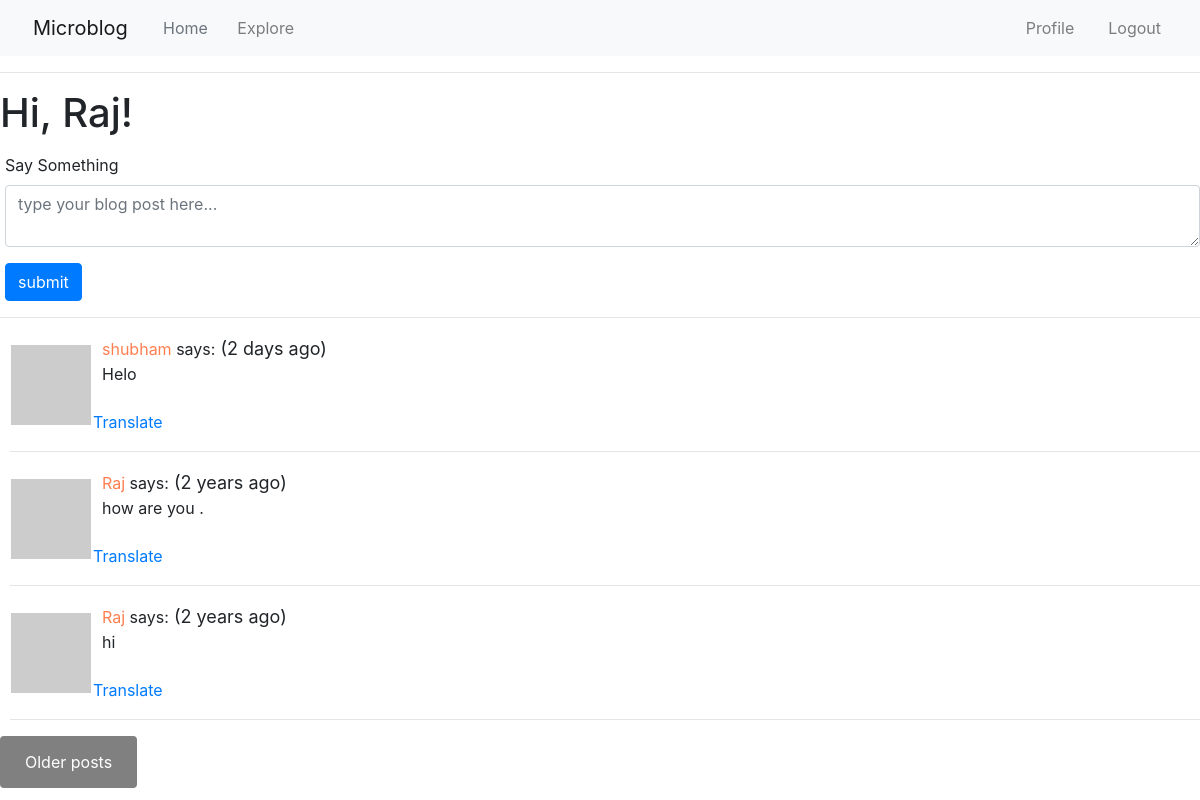
The app's page /index (signed in) with its own data.
### app/models.py (models this page shows, shortened)
class User(UserMixin, db.Model):
    id=db.Column(db.Integer, primary_key=True)
    username=db.Column(db.String(64), index=True, unique=True)
    email=db.Column(db.String(120), index=True, unique=True)
    password_hash=db.Column(db.String(128))
    posts=db.relationship('Post', backref='author', lazy='dynamic')
    about_me=db.Column(db.String(140))
    last_seen=db.Column(db.DateTime,default=datetime.utcnow)
    followed=db.relationship(
        'User',secondary=followers,
        primaryjoin=(followers.c.follower_id == id),
        secondaryjoin=(followers.c.followed_id == id),
        backref=db.backref('followers',lazy='dynamic'),lazy='dynamic')
    def avatar(self,size):
        digest = md5(self.email.lower().encode('utf-8')).hexdigest()
        return 'https://www.gravatar.com/avatar/{}?d=identicon&s={}'.format(digest,size)
    def followed_posts(self):
        followed = Post.query.join(
            followers, (followers.c.followed_id == Post.user_id)).filter(
                followers.c.follower_id == self.id)
        own = Post.query.filter_by(user_id=self.id)
        return followed.union(own).order_by(Post.timestamp.desc())

class Post(db.Model):
    id=db.Column(db.Integer, primary_key=True)
    body=db.Column(db.String(140))
    timestamp=db.Column(db.DateTime, index=True, default=datetime.utcnow)
    language = db.Column(db.String(5))
    user_id = db.Column(db.Integer, db.ForeignKey('user.id'))

### app/routes.py (the view, shortened to what this page needs)
@app.route('/',methods=['GET', 'POST'])
@app.route('/index',methods=['POST','GET'])
@login_required
def index():
    form=PostForm()
    page = request.args.get('page', 1, type=int)
    posts=current_user.followed_posts().paginate(
        page,app.config['POSTS_PER_PAGE'],False)
    next_url = url_for('index', page=posts.next_num) \
        if posts.has_next else None
    prev_url = url_for('index', page=posts.prev_num) \
        if posts.has_prev else None
    return render_template('index.html', title='Home', form=form,
                           posts=posts.items, next_url=next_url,prev_url=prev_url )

### app/forms.py
class PostForm(FlaskForm):
    post = TextAreaField(_l('Say Something'), validators=[
        DataRequired(), Length(min=1, max=140)])
    submit = SubmitField(_l('Submit'))

### app/models.py (called while the page is built)
@login.user_loader
def load_user(id):
    return User.query.get(int(id))

### app/routes.py (called while the page is built)
@app.before_request
def before_request():
    if current_user.is_authenticated:
        current_user.last_seen = datetime.utcnow()
        db.session.commit()
    g.locale = str(get_locale())

### app/templates/index.html (shortened to what this page needs)
{% import 'bootstrap/wtf.html' as wtf %}
{% extends "base.html" %}
{% block app_content %}
    <h1>{{ _('Hi, %(username)s!', username=current_user.username) }}</h1>
    {% if form %}
    <form action="" method="POST" style="padding-left: 5px;">
        <p style="padding-left:0px;">
         {{wtf.form_field(form.post, placeholder='type your blog post here...')}}
        </p>
        <input type="submit" value="submit" class="btn btn-primary">
        </form>
    {% endif %}
    <hr>
    <div style="padding-left: 10px;">
    {% for post in posts %}
        {% include '_post.html' %}
        <hr>
    {% endfor %}
    </div>
    {% if next_url %}
    <a href="{{ next_url }}" style="background-color: grey;
    color: white;
    padding: 14px 25px;
    text-align: center;
    text-decoration: none;
    display: inline-block;
    border-radius: 4px;">{{_('Older posts')}}</a>
    {% endif %}
{% endblock %}

### app/templates/_post.html
<table>
    <tr value="top" style="">
        <div style="">
        <td><img src="{{ post.author.avatar(50) }}"></td>
        <td>
            &nbsp; <a href="{{ url_for('user' ,username=post.author.username) }}" style="text-decoration: none; color: coral;">
                {{ post.author.username }}
            </a>says:<span class="post-date" style="font-size:18px;padding-left:;"> ({{ moment(post.timestamp).fromNow() }})</span>
            <br>
            &nbsp;&nbsp;{{ post.body }}
            {% if post.language and post.language!=g.locale %}
                <br><br>
                <a href="#">{{ _('Translate') }}</a>
            {% endif %}
        </td>
        </div>
    </tr>
</table>

### records on screen
Post: author.username "shubham", timestamp "2 days ago", body "Helo"
Post: author.username "Raj", timestamp "2 years ago", body "how are you ."
Post: author.username "Raj", timestamp "2 years ago", body "hi"
